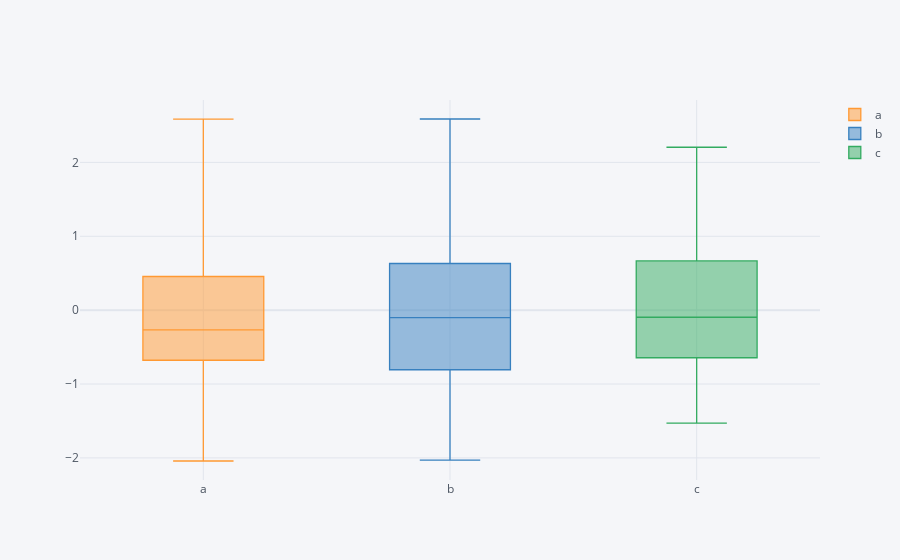

Notebook cell for this chart:
### Code cell
df.iplot(kind = 'box')

### Figure 1 — Plotly figure (JSON) as saved in the notebook; plotly's stock layout.template omitted (floating-point values rounded to 4 significant figures)
{"data": [{"boxpoints": false, "line": {"width": 1.3}, "marker": {"color": "rgba(255, 153, 51, 1.0)"}, "name": "a", "orientation": "v", "type": "box", "y": [-0.5278, -0.1326, -0.1664, 1.585, -0.2723, -0.2363, -0.4542, -0.3137, 0.2963, -0.1411, -0.03585, 0.5369, -0.05629, 0.4554, 2.586, -1.005, 0.1604, -0.6162, -0.837, -0.4716, 0.8307, -0.6975, 2.008, 0.5445, -0.6469, -0.885, 0.3592, -0.9261, 0.06888, -0.8214, -0.406, -1.49, -0.2611, 1.518, -1.56, -1.492, 1.489, -1.27, -0.3267, -0.5901, 1.36, 0.9945, -0.789, 0.6484, -0.5351, -0.5224, 0.2444, -0.6782, -2.042, 0.974]}, {"boxpoints": false, "line": {"width": 1.3}, "marker": {"color": "rgba(55, 128, 191, 1.0)"}, "name": "b", "orientation": "v", "type": "box", "y": [-0.568, -0.7731, -1.143, 0.009912, -0.607, -0.3285, 0.115, 1.18, 0.2875, -0.8067, 0.04206, 0.486, 1.77, 1.033, 0.1899, 1.848, -1.606, -1.121, -0.9312, 0.6316, -0.445, 1.169, 0.603, 0.6195, -0.9834, 0.02486, -0.5915, 2.587, 0.367, 0.9145, -0.2122, -2.029, -0.8253, 0.9219, -1.096, 0.1385, -0.3701, -1.291, -0.5608, -1.103, -0.4321, 1.63, 0.131, 0.7984, -0.7997, -1.573, -0.2333, -1.34, 1.194, 1.494]}, {"boxpoints": false, "line": {"width": 1.3}, "marker": {"color": "rgba(50, 171, 96, 1.0)"}, "name": "c", "orientation": "v", "type": "box", "y": [-1.502, 0.2656, 0.5874, -0.1104, -0.3826, -0.6954, 1.63, 0.3988, 0.361, 0.4779, -1.258, -0.7258, -0.1752, 0.1373, 0.9474, 1.433, 1.55, 2.205, -0.3108, -0.7974, -0.6446, -1.529, 1.373, -0.3456, -0.7927, -0.9476, -1.041, -0.6133, -0.1443, -1.145, 0.8399, -0.3199, 0.2955, 0.6666, -0.8624, -0.1845, 1.875, 0.8309, 0.4819, 0.7223, 1.094, 0.1715, -0.08176, -0.4489, -0.3954, 1.462, -0.6863, 0.3887, 0.2364, -0.1405]}], "layout": {"legend": {"bgcolor": "#F5F6F9", "font": {"color": "#4D5663"}}, "paper_bgcolor": "#F5F6F9", "plot_bgcolor": "#F5F6F9", "title": {"font": {"color": "#4D5663"}}, "xaxis": {"gridcolor": "#E1E5ED", "showgrid": true, "tickfont": {"color": "#4D5663"}, "title": {"font": {"color": "#4D5663"}, "text": ""}, "zerolinecolor": "#E1E5ED"}, "yaxis": {"gridcolor": "#E1E5ED", "showgrid": true, "tickfont": {"color": "#4D5663"}, "title": {"font": {"color": "#4D5663"}, "text": ""}, "zerolinecolor": "#E1E5ED"}}}
